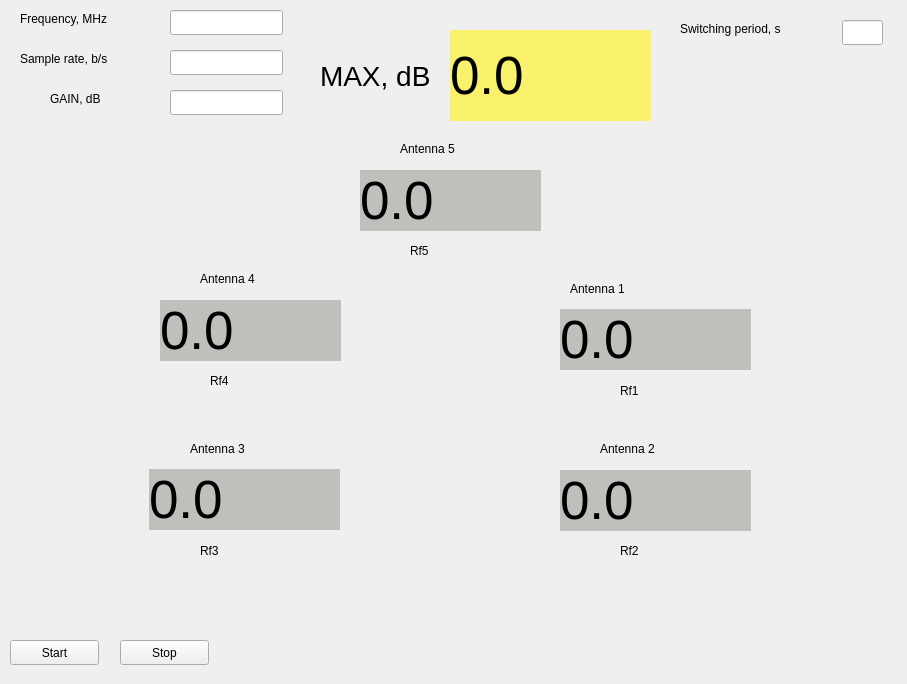
<?xml version="1.0" encoding="UTF-8"?>
<ui version="4.0">
 <class>Form</class>
 <widget class="QWidget" name="Form">
  <property name="geometry">
   <rect>
    <x>0</x>
    <y>0</y>
    <width>907</width>
    <height>684</height>
   </rect>
  </property>
  <property name="windowTitle">
   <string>Test direction antennas</string>
  </property>
  <widget class="QLabel" name="label_lev2">
   <property name="geometry">
    <rect>
     <x>560</x>
     <y>470</y>
     <width>191</width>
     <height>61</height>
    </rect>
   </property>
   <property name="font">
    <font>
     <pointsize>40</pointsize>
    </font>
   </property>
   <property name="styleSheet">
    <string notr="true">background-color: rgb(192, 191, 188);</string>
   </property>
   <property name="text">
    <string>0.0</string>
   </property>
  </widget>
  <widget class="QLabel" name="label_lev1">
   <property name="geometry">
    <rect>
     <x>560</x>
     <y>309</y>
     <width>191</width>
     <height>61</height>
    </rect>
   </property>
   <property name="font">
    <font>
     <pointsize>40</pointsize>
    </font>
   </property>
   <property name="styleSheet">
    <string notr="true">background-color: rgb(192, 191, 188);</string>
   </property>
   <property name="text">
    <string>0.0</string>
   </property>
  </widget>
  <widget class="QLabel" name="label_lev3">
   <property name="geometry">
    <rect>
     <x>149</x>
     <y>469</y>
     <width>191</width>
     <height>61</height>
    </rect>
   </property>
   <property name="font">
    <font>
     <pointsize>40</pointsize>
    </font>
   </property>
   <property name="styleSheet">
    <string notr="true">background-color: rgb(192, 191, 188);</string>
   </property>
   <property name="text">
    <string>0.0</string>
   </property>
  </widget>
  <widget class="QLabel" name="label_lev4">
   <property name="geometry">
    <rect>
     <x>160</x>
     <y>300</y>
     <width>181</width>
     <height>61</height>
    </rect>
   </property>
   <property name="font">
    <font>
     <pointsize>40</pointsize>
    </font>
   </property>
   <property name="styleSheet">
    <string notr="true">background-color: rgb(192, 191, 188);</string>
   </property>
   <property name="text">
    <string>0.0</string>
   </property>
  </widget>
  <widget class="QLineEdit" name="lineFrequency">
   <property name="geometry">
    <rect>
     <x>170</x>
     <y>10</y>
     <width>113</width>
     <height>25</height>
    </rect>
   </property>
  </widget>
  <widget class="QLineEdit" name="lineGain">
   <property name="geometry">
    <rect>
     <x>170</x>
     <y>90</y>
     <width>113</width>
     <height>25</height>
    </rect>
   </property>
  </widget>
  <widget class="QLineEdit" name="linePeriodic">
   <property name="geometry">
    <rect>
     <x>842</x>
     <y>20</y>
     <width>41</width>
     <height>25</height>
    </rect>
   </property>
  </widget>
  <widget class="QLabel" name="label_freq">
   <property name="geometry">
    <rect>
     <x>20</x>
     <y>10</y>
     <width>131</width>
     <height>17</height>
    </rect>
   </property>
   <property name="text">
    <string>Frequency, MHz</string>
   </property>
  </widget>
  <widget class="QLabel" name="label_gain">
   <property name="geometry">
    <rect>
     <x>50</x>
     <y>90</y>
     <width>67</width>
     <height>17</height>
    </rect>
   </property>
   <property name="text">
    <string>GAIN, dB</string>
   </property>
  </widget>
  <widget class="QLabel" name="label_swp">
   <property name="geometry">
    <rect>
     <x>680</x>
     <y>20</y>
     <width>131</width>
     <height>17</height>
    </rect>
   </property>
   <property name="text">
    <string>Switching period, s</string>
   </property>
  </widget>
  <widget class="QPushButton" name="startButton">
   <property name="geometry">
    <rect>
     <x>10</x>
     <y>640</y>
     <width>89</width>
     <height>25</height>
    </rect>
   </property>
   <property name="text">
    <string>Start</string>
   </property>
  </widget>
  <widget class="QPushButton" name="stopButton">
   <property name="geometry">
    <rect>
     <x>120</x>
     <y>640</y>
     <width>89</width>
     <height>25</height>
    </rect>
   </property>
   <property name="text">
    <string>Stop</string>
   </property>
  </widget>
  <widget class="QLabel" name="label_rf1">
   <property name="geometry">
    <rect>
     <x>620</x>
     <y>380</y>
     <width>67</width>
     <height>21</height>
    </rect>
   </property>
   <property name="text">
    <string>Rf1</string>
   </property>
  </widget>
  <widget class="QLabel" name="label_rf2">
   <property name="geometry">
    <rect>
     <x>620</x>
     <y>540</y>
     <width>67</width>
     <height>21</height>
    </rect>
   </property>
   <property name="text">
    <string>Rf2</string>
   </property>
  </widget>
  <widget class="QLabel" name="label_rf3">
   <property name="geometry">
    <rect>
     <x>200</x>
     <y>540</y>
     <width>67</width>
     <height>21</height>
    </rect>
   </property>
   <property name="text">
    <string>Rf3</string>
   </property>
  </widget>
  <widget class="QLabel" name="label_rf4">
   <property name="geometry">
    <rect>
     <x>210</x>
     <y>370</y>
     <width>67</width>
     <height>21</height>
    </rect>
   </property>
   <property name="text">
    <string>Rf4</string>
   </property>
  </widget>
  <widget class="QLabel" name="label_ant1">
   <property name="geometry">
    <rect>
     <x>570</x>
     <y>280</y>
     <width>80</width>
     <height>17</height>
    </rect>
   </property>
   <property name="text">
    <string>Antenna 1</string>
   </property>
  </widget>
  <widget class="QLabel" name="label_ant2">
   <property name="geometry">
    <rect>
     <x>600</x>
     <y>440</y>
     <width>80</width>
     <height>17</height>
    </rect>
   </property>
   <property name="text">
    <string>Antenna 2</string>
   </property>
  </widget>
  <widget class="QLabel" name="label_ant3">
   <property name="geometry">
    <rect>
     <x>190</x>
     <y>440</y>
     <width>80</width>
     <height>17</height>
    </rect>
   </property>
   <property name="text">
    <string>Antenna 3</string>
   </property>
  </widget>
  <widget class="QLabel" name="label_ant4">
   <property name="geometry">
    <rect>
     <x>200</x>
     <y>270</y>
     <width>80</width>
     <height>17</height>
    </rect>
   </property>
   <property name="text">
    <string>Antenna 4</string>
   </property>
  </widget>
  <widget class="QLabel" name="label_max">
   <property name="geometry">
    <rect>
     <x>450</x>
     <y>30</y>
     <width>201</width>
     <height>91</height>
    </rect>
   </property>
   <property name="font">
    <font>
     <pointsize>40</pointsize>
    </font>
   </property>
   <property name="styleSheet">
    <string notr="true">background-color: rgb(249, 240, 107);</string>
   </property>
   <property name="text">
    <string>0.0</string>
   </property>
  </widget>
  <widget class="QLabel" name="label_6">
   <property name="geometry">
    <rect>
     <x>320</x>
     <y>50</y>
     <width>111</width>
     <height>51</height>
    </rect>
   </property>
   <property name="font">
    <font>
     <pointsize>21</pointsize>
    </font>
   </property>
   <property name="text">
    <string>MAX, dB</string>
   </property>
  </widget>
  <widget class="QLabel" name="label_rate">
   <property name="geometry">
    <rect>
     <x>20</x>
     <y>50</y>
     <width>141</width>
     <height>17</height>
    </rect>
   </property>
   <property name="text">
    <string>Sample rate, b/s</string>
   </property>
  </widget>
  <widget class="QLineEdit" name="lineRate">
   <property name="geometry">
    <rect>
     <x>170</x>
     <y>50</y>
     <width>113</width>
     <height>25</height>
    </rect>
   </property>
  </widget>
  <widget class="QLabel" name="label_ant5_2">
   <property name="geometry">
    <rect>
     <x>400</x>
     <y>140</y>
     <width>80</width>
     <height>17</height>
    </rect>
   </property>
   <property name="text">
    <string>Antenna 5</string>
   </property>
  </widget>
  <widget class="QLabel" name="label_rf5_2">
   <property name="geometry">
    <rect>
     <x>410</x>
     <y>240</y>
     <width>67</width>
     <height>21</height>
    </rect>
   </property>
   <property name="text">
    <string>Rf5</string>
   </property>
  </widget>
  <widget class="QLabel" name="label_lev5">
   <property name="geometry">
    <rect>
     <x>360</x>
     <y>170</y>
     <width>181</width>
     <height>61</height>
    </rect>
   </property>
   <property name="font">
    <font>
     <pointsize>40</pointsize>
    </font>
   </property>
   <property name="styleSheet">
    <string notr="true">background-color: rgb(192, 191, 188);</string>
   </property>
   <property name="text">
    <string>0.0</string>
   </property>
  </widget>
 </widget>
 <resources/>
 <connections/>
</ui>
